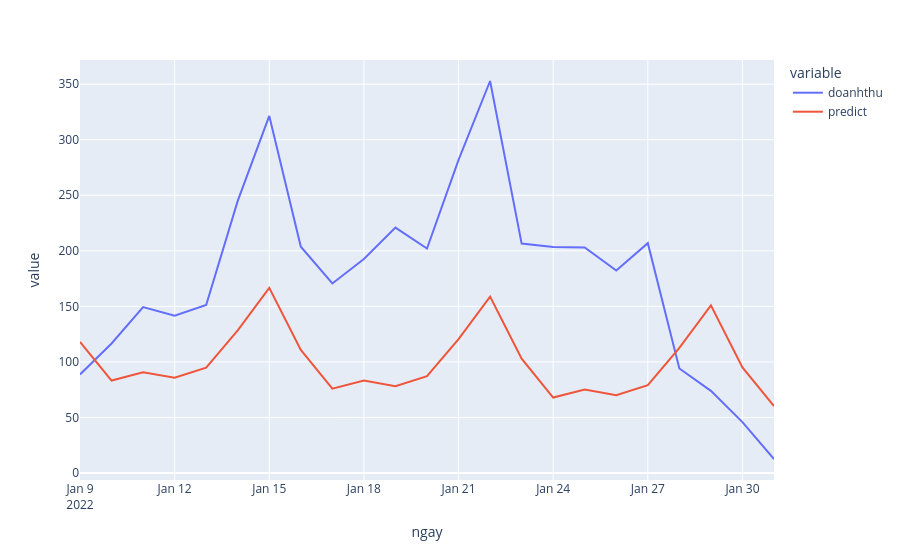
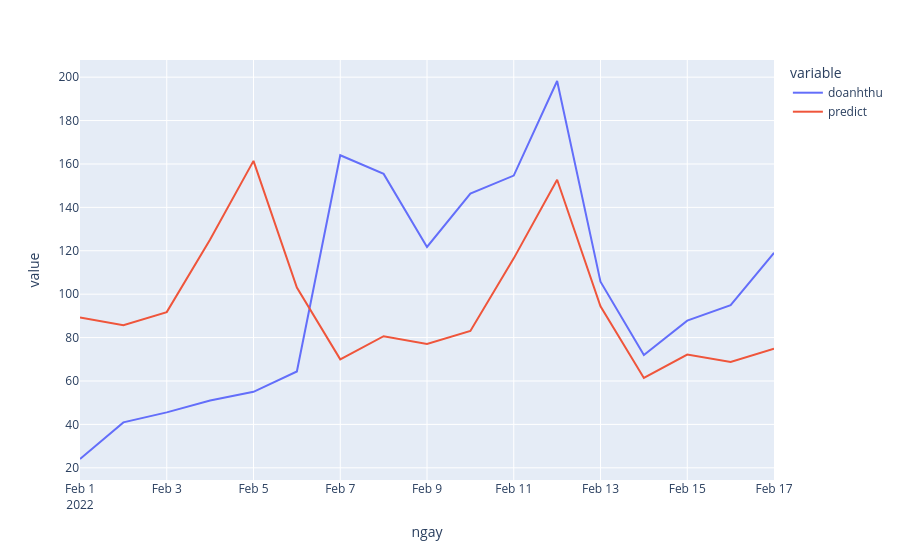

Source (notebook cell) for these figures, in order:
### Markdown cell above
#### uvk

### Code cell
num=1
#name="2021.04.28"

## train, test split
# train_first  ='2019/1/1'
# train_end    ='2020/12/30'
# test_01_first='2021/4/1'
# test_01_end  ='2021/4/23'
# test_02_first='2021/4/1'
# test_02_end  ='2021/4/23'
# predict_first='2021/3/30'

## config parametters
xmax=150
xmin=120
# number_days=32

## output log file
output="../output/"+str(num)+"/_"+name
CH = store[store.macuahang==num]

## main 
logs=output.replace("_", "")+"/log.txt"
os.system("mkdir -p "+ output.replace("_", ""))
# with open(logs, 'a') as f:
#     with contextlib.redirect_stdout(f):
CH_predict, rmse01, rmse02=main(CH, train_first, train_end,
                test_01_first, test_01_end, test_02_first,
                test_02_end, predict_first, xmax, xmin, number_days, output)
# rmse01, rmse02

### Figure 1 — Plotly figure (JSON) as saved in the notebook; plotly's stock layout.template omitted (floating-point values rounded to 4 significant figures)
{"data": [{"hovertemplate": "variable=doanhthu<br>ngay=%{x}<br>value=%{y}<extra></extra>", "legendgroup": "doanhthu", "line": {"color": "#636efa", "dash": "solid"}, "mode": "lines", "name": "doanhthu", "orientation": "v", "showlegend": true, "type": "scatter", "x": ["2022-01-09T00:00:00", "2022-01-10T00:00:00", "2022-01-11T00:00:00", "2022-01-12T00:00:00", "2022-01-13T00:00:00", "2022-01-14T00:00:00", "2022-01-15T00:00:00", "2022-01-16T00:00:00", "2022-01-17T00:00:00", "2022-01-18T00:00:00", "2022-01-19T00:00:00", "2022-01-20T00:00:00", "2022-01-21T00:00:00", "2022-01-22T00:00:00", "2022-01-23T00:00:00", "2022-01-24T00:00:00", "2022-01-25T00:00:00", "2022-01-26T00:00:00", "2022-01-27T00:00:00", "2022-01-28T00:00:00", "2022-01-29T00:00:00", "2022-01-30T00:00:00", "2022-01-31T00:00:00"], "xaxis": "x", "y": [88.66, 116.6, 149.3, 141.6, 151.2, 245, 321.4, 203.7, 170.6, 192.7, 220.9, 202.1, 281.9, 352.9, 206.5, 203.4, 203.0, 182.3, 206.9, 94.09, 73.98, 45.78, 12.61], "yaxis": "y"}, {"hovertemplate": "variable=predict<br>ngay=%{x}<br>value=%{y}<extra></extra>", "legendgroup": "predict", "line": {"color": "#EF553B", "dash": "solid"}, "mode": "lines", "name": "predict", "orientation": "v", "showlegend": true, "type": "scatter", "x": ["2022-01-09T00:00:00", "2022-01-10T00:00:00", "2022-01-11T00:00:00", "2022-01-12T00:00:00", "2022-01-13T00:00:00", "2022-01-14T00:00:00", "2022-01-15T00:00:00", "2022-01-16T00:00:00", "2022-01-17T00:00:00", "2022-01-18T00:00:00", "2022-01-19T00:00:00", "2022-01-20T00:00:00", "2022-01-21T00:00:00", "2022-01-22T00:00:00", "2022-01-23T00:00:00", "2022-01-24T00:00:00", "2022-01-25T00:00:00", "2022-01-26T00:00:00", "2022-01-27T00:00:00", "2022-01-28T00:00:00", "2022-01-29T00:00:00", "2022-01-30T00:00:00", "2022-01-31T00:00:00"], "xaxis": "x", "y": [117.9, 83.26, 90.61, 85.7, 94.87, 128.4, 166.7, 110.8, 75.98, 83.16, 78.11, 87.15, 120.5, 158.8, 102.9, 67.96, 75.12, 70.07, 79.13, 112.6, 150.9, 95.03, 60.24], "yaxis": "y"}], "layout": {"legend": {"title": {"text": "variable"}, "tracegroupgap": 0}, "margin": {"t": 60}, "xaxis": {"anchor": "y", "domain": [0, 1], "title": {"text": "ngay"}}, "yaxis": {"anchor": "x", "domain": [0, 1], "title": {"text": "value"}}}}

### Figure 2 — Plotly figure (JSON) as saved in the notebook; plotly's stock layout.template omitted (floating-point values rounded to 4 significant figures)
{"data": [{"hovertemplate": "variable=doanhthu<br>ngay=%{x}<br>value=%{y}<extra></extra>", "legendgroup": "doanhthu", "line": {"color": "#636efa", "dash": "solid"}, "mode": "lines", "name": "doanhthu", "orientation": "v", "showlegend": true, "type": "scatter", "x": ["2022-02-01T00:00:00", "2022-02-02T00:00:00", "2022-02-03T00:00:00", "2022-02-04T00:00:00", "2022-02-05T00:00:00", "2022-02-06T00:00:00", "2022-02-07T00:00:00", "2022-02-08T00:00:00", "2022-02-09T00:00:00", "2022-02-10T00:00:00", "2022-02-11T00:00:00", "2022-02-12T00:00:00", "2022-02-13T00:00:00", "2022-02-14T00:00:00", "2022-02-15T00:00:00", "2022-02-16T00:00:00", "2022-02-17T00:00:00"], "xaxis": "x", "y": [24.05, 40.92, 45.54, 50.99, 55, 64.36, 164.0, 155.4, 121.8, 146.3, 154.7, 198.2, 105.8, 71.99, 87.79, 94.97, 119.0], "yaxis": "y"}, {"hovertemplate": "variable=predict<br>ngay=%{x}<br>value=%{y}<extra></extra>", "legendgroup": "predict", "line": {"color": "#EF553B", "dash": "solid"}, "mode": "lines", "name": "predict", "orientation": "v", "showlegend": true, "type": "scatter", "x": ["2022-02-01T00:00:00", "2022-02-02T00:00:00", "2022-02-03T00:00:00", "2022-02-04T00:00:00", "2022-02-05T00:00:00", "2022-02-06T00:00:00", "2022-02-07T00:00:00", "2022-02-08T00:00:00", "2022-02-09T00:00:00", "2022-02-10T00:00:00", "2022-02-11T00:00:00", "2022-02-12T00:00:00", "2022-02-13T00:00:00", "2022-02-14T00:00:00", "2022-02-15T00:00:00", "2022-02-16T00:00:00", "2022-02-17T00:00:00"], "xaxis": "x", "y": [89.21, 85.73, 91.74, 125.2, 161.4, 103.1, 69.96, 80.64, 77.1, 83.06, 116.5, 152.7, 94.46, 61.41, 72.19, 68.78, 74.89], "yaxis": "y"}], "layout": {"legend": {"title": {"text": "variable"}, "tracegroupgap": 0}, "margin": {"t": 60}, "xaxis": {"anchor": "y", "domain": [0, 1], "title": {"text": "ngay"}}, "yaxis": {"anchor": "x", "domain": [0, 1], "title": {"text": "value"}}}}
